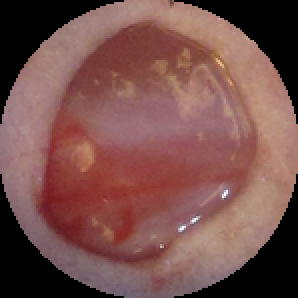
#> input picture data/MouseData/train/0/Day 0_Y8-2-L.png, 149 x 149 px, found by its file name (shown 2 times larger)
$ python debugging.py
#> lines starting #> are read from the running program, lines starting #| are printed output that depends on the picture; after the words box and inside, x2 and y2 are one past the last pixel; in counts of white or black regions, pixels touching at a corner belong together
import cv2
import numpy as np

# Load and preprocess the image
image_path = '/Users/bearcbass/RL4Wound/data/MouseData/train/0/Day 0_Y8-2-L.png'
image = cv2.imread(image_path)
#> image is the input picture: shape (149, 149, 3); mean B, G, R 76.2, 80, 119.7
gray = cv2.cvtColor(image, cv2.COLOR_BGR2GRAY)
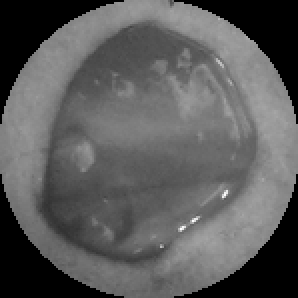
#> gray: shape (149, 149) (shown 2 times larger); min 0, max 255, mean 91.4

# Create a mask to ignore black corners
_, mask = cv2.threshold(gray, 1, 255, cv2.THRESH_BINARY)
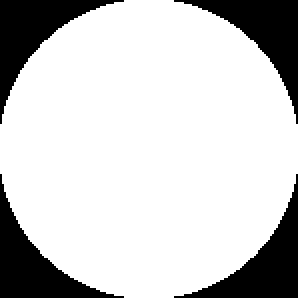
#> mask: shape (149, 149) (shown 2 times larger); 79.6% white; 4 black regions, box (x1, y1, x2, y2) and area: (0, 0, 62, 62) 1135, (87, 0, 149, 62) 1135, (0, 87, 62, 149) 1135, (87, 87, 149, 149) 1135

# Apply the mask to the grayscale image
gray_masked = cv2.bitwise_and(gray, gray, mask=mask)

# Function to handle mouse events
def mouse_callback(event, x, y, flags, param):
    if event == cv2.EVENT_LBUTTONDOWN:
        pixel_value = gray_masked[y, x]
        print(f"Pixel value at ({x},{y}): {pixel_value}")

# Display the masked image and set up the mouse callback
cv2.imshow('Masked Image', gray_masked)
cv2.setMouseCallback('Masked Image', mouse_callback)

cv2.waitKey(0)
cv2.destroyAllWindows()

$ run again, with data/MouseData/train/0/Day 0_Y8-1-L.png copied over data/MouseData/train/0/Day 0_Y8-2-L.png
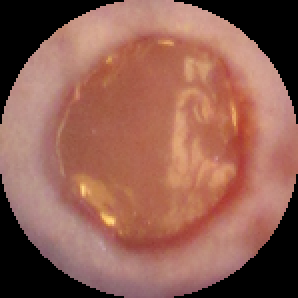
#> input picture data/MouseData/train/0/Day 0_Y8-1-L.png, 149 x 149 px, found by its file name (shown 2 times larger)
#> image is the input picture: shape (149, 149, 3); mean B, G, R 82.4, 95.4, 144.2
#> `gray = cv2.cvtColor(image, cv2.COLOR_BGR2GRAY)`:
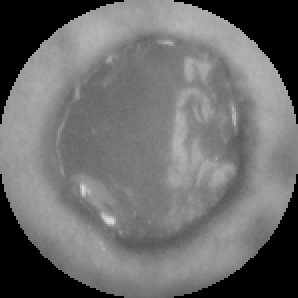
#> gray: shape (149, 149) (shown 2 times larger); min 0, max 219, mean 108.5
#> mask: shape (149, 149); 79.6% white; 4 black regions, box (x1, y1, x2, y2) and area: (0, 0, 62, 62) 1135, (87, 0, 149, 62) 1135, (0, 87, 62, 149) 1135, (87, 87, 149, 149) 1135

$ run again, with data/MouseData/train/0/Day 0_Y8-3-L.png copied over data/MouseData/train/0/Day 0_Y8-2-L.png
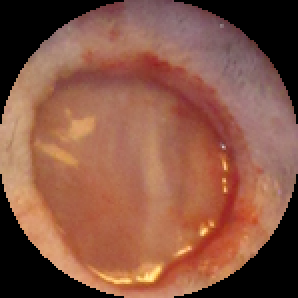
#> input picture data/MouseData/train/0/Day 0_Y8-3-L.png, 149 x 149 px, found by its file name (shown 2 times larger)
#> image is the input picture: shape (149, 149, 3); mean B, G, R 68.1, 86.1, 135.3
#> `gray = cv2.cvtColor(image, cv2.COLOR_BGR2GRAY)`:
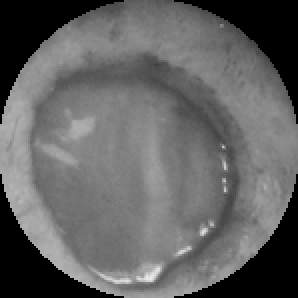
#> gray: shape (149, 149) (shown 2 times larger); min 0, max 234, mean 98.7
#> mask: shape (149, 149); 79.6% white; 4 black regions, box (x1, y1, x2, y2) and area: (0, 0, 62, 62) 1135, (87, 0, 149, 62) 1135, (0, 87, 62, 149) 1135, (87, 87, 149, 149) 1135

$ run again, with data/MouseData/train/0/Day 0_Y8-4-L.png copied over data/MouseData/train/0/Day 0_Y8-2-L.png
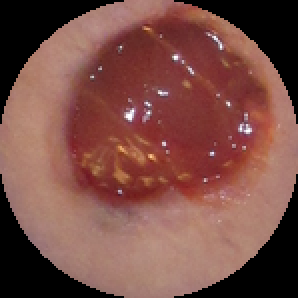
#> input picture data/MouseData/train/0/Day 0_Y8-4-L.png, 149 x 149 px, found by its file name (shown 2 times larger)
#> image is the input picture: shape (149, 149, 3); mean B, G, R 69.3, 76.8, 122.2
#> `gray = cv2.cvtColor(image, cv2.COLOR_BGR2GRAY)`:
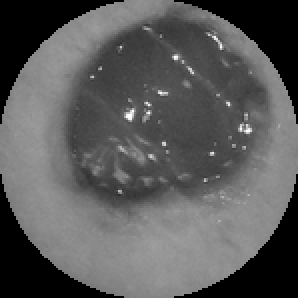
#> gray: shape (149, 149) (shown 2 times larger); min 0, max 255, mean 89.5
#> mask: shape (149, 149); 79.6% white; 4 black regions, box (x1, y1, x2, y2) and area: (0, 0, 62, 62) 1135, (87, 0, 149, 62) 1135, (0, 87, 62, 149) 1135, (87, 87, 149, 149) 1135
